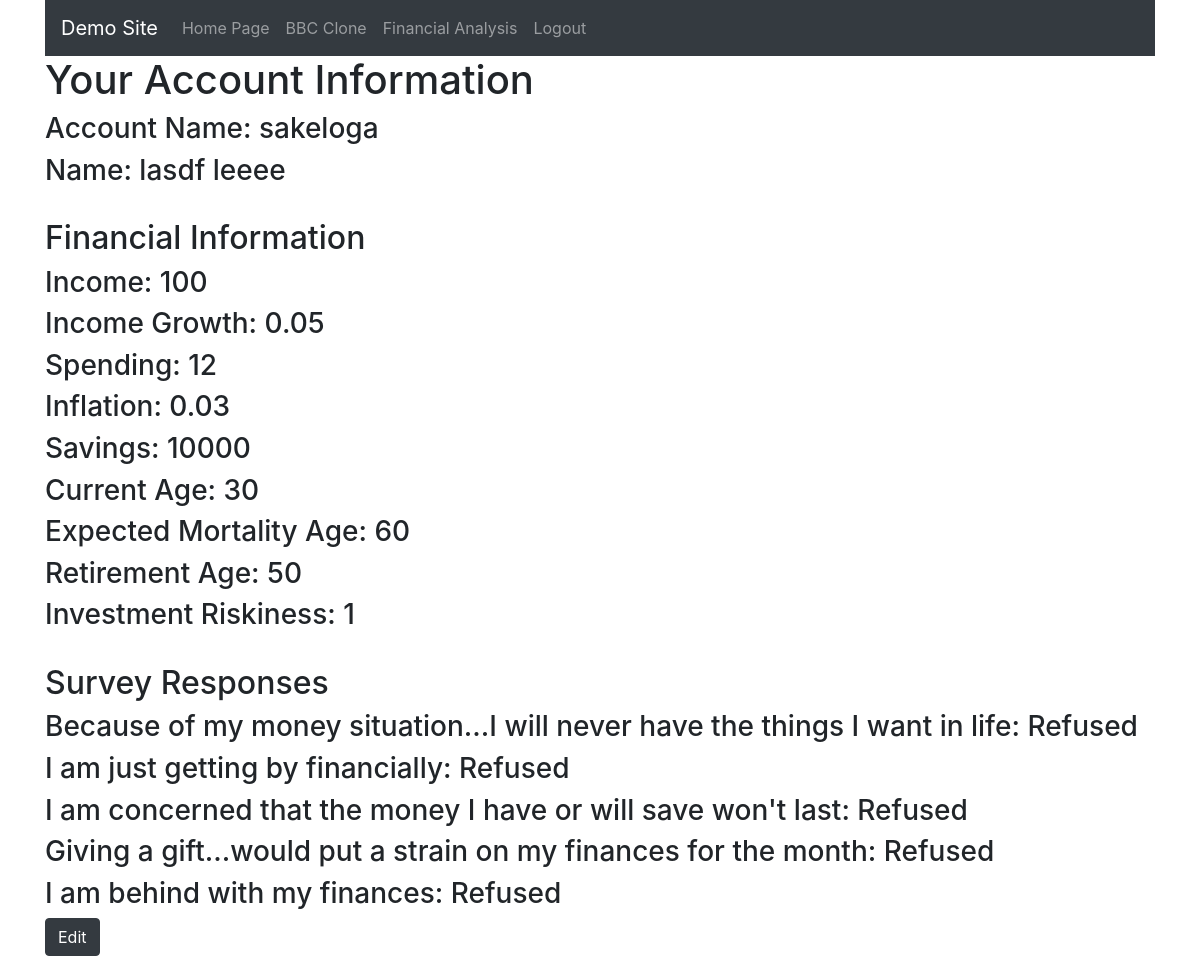
/finance/profile/sakeloga/ (signed in), run on the app's committed database.
### finance/models.py (models this page shows, shortened)
class FinancialInfo(models.Model):
    user=models.OneToOneField(User, on_delete=models.CASCADE, related_name='financial_info')
    slug=models.SlugField(allow_unicode=True, null=True, default=None)
    income=models.PositiveIntegerField()
    income_growth=models.FloatField()
    spending=models.PositiveIntegerField()
    inflation=models.FloatField()
    savings=models.PositiveIntegerField()
    current_age=models.PositiveIntegerField()
    death_age=models.PositiveIntegerField()
    retirement_age=models.PositiveIntegerField()
    investment_risk_choices=[(1,'Extremely Safe'),
                             (3, 'Low Risk'),
                             (5, 'Moderate Risk'),
                             (7, 'Risky'),
                             (9, 'Very Risky')
                            ]
    investment_risk=models.PositiveIntegerField(choices=investment_risk_choices, default=1)
    FWB1_3_choices= list(zip(['Not at all','Very little','Somewhat','Very well','Completely','Refused'],['Not at all','Very little','Somewhat','Very well','Completely','Refused']))
    FWB1_5_choices= list(zip(['Not at all','Very little','Somewhat','Very well','Completely','Refused'],['Not at all','Very little','Somewhat','Very well','Completely','Refused']))
    FWB1_6_choices= list(zip(['Not at all','Very little','Somewhat','Very well','Completely','Refused'],['Not at all','Very little','Somewhat','Very well','Completely','Refused']))
    FWB2_1_choices= list(zip(['Never','Rarely', 'Sometimes', 'Often', 'Always', 'Refused'],['Never','Rarely', 'Sometimes', 'Often', 'Always', 'Refused']))
    FWB2_3_choices= list(zip(['Never','Rarely', 'Sometimes', 'Often', 'Always', 'Refused'],['Never','Rarely', 'Sometimes', 'Often', 'Always', 'Refused']))
    FWB1_3=models.CharField(max_length=300, choices=FWB1_3_choices, default='Refused')
    FWB1_5=models.CharField(max_length=300, choices=FWB1_5_choices, default='Refused')
    FWB1_6=models.CharField(max_length=300, choices=FWB1_6_choices, default='Refused')
    FWB2_1=models.CharField(max_length=300, choices=FWB2_1_choices, default='Refused')
    FWB2_3=models.CharField(max_length=300, choices=FWB2_3_choices, default='Refused')

### finance/views.py (the view)
# urls.py: path('profile/<slug>/',views.FinancialProfileView.as_view(),name='profile')
class FinancialProfileView(LoginRequiredMixin,DetailView):
    context_object_name='financial_info'
    model=FinancialInfo
    template_name='finance/profile.html'
    def get_context_data(self, **kwargs):
        context=super().get_context_data(**kwargs)
        for k,v in predictor_description.items():
            key=k+'_description'
            context[key]=str(v)
        return context

### finance/templates/finance/profile.html (shortened to what this page needs)
{% extends 'base.html' %}
{% block content_block %}
    <h1>Your Account Information</h1>
    <h3>Account Name: {{financial_info.user.username}}</h3>
    <h3>Name: {{financial_info.user.first_name}} {{financial_info.user.last_name}}</h3>
    <br>
    <h2>Financial Information</h2>
    <h3>Income: {{financial_info.income}}</h3>
    <h3>Income Growth: {{financial_info.income_growth}}</h3>
    <h3>Spending: {{financial_info.spending}}</h3>
    <h3>Inflation: {{financial_info.inflation}}</h3>
    <h3>Savings: {{financial_info.savings}}</h3>
    <h3>Current Age: {{financial_info.current_age}}</h3>
    <h3>Expected Mortality Age: {{financial_info.death_age}}</h3>
    <h3>Retirement Age: {{financial_info.retirement_age}}</h3>
    <h3>Investment Riskiness: {{financial_info.investment_risk}}</h3>
    <br>
    <h2>Survey Responses</h2>
    <h3>{{ FWB1_3_description}}: {{financial_info.FWB1_3}}</h3>
    <h3>{{ FWB1_5_description }}: {{financial_info.FWB1_5}}</h3>
    <h3>{{ FWB1_6_description }}: {{financial_info.FWB1_6}}</h3>
    <h3>{{ FWB2_1_description }}: {{financial_info.FWB2_1}}</h3>
    <h3>{{ FWB2_3_description }}: {{financial_info.FWB2_3}}</h3>
    <a href="{% url 'finance:update' slug=user.financial_info.slug %}" class='btn btn-dark'>Edit</a>
{% endblock %}

### templates/base.html (shortened to what this page needs)
<!DOCTYPE html>
<html lang="en">
<head>
    <link rel="stylesheet" href="https://stackpath.bootstrapcdn.com/bootstrap/4.3.1/css/bootstrap.min.css">
    <link href="https://cdn.bokeh.org/bokeh/release/bokeh-1.2.0.min.css" rel="stylesheet" type="text/css">
    <link href="https://cdn.bokeh.org/bokeh/release/bokeh-widgets-1.2.0.min.css" rel="stylesheet" type="text/css">
    <link href="https://cdn.bokeh.org/bokeh/release/bokeh-tables-1.2.0.min.css" rel="stylesheet" type="text/css">
</head>
<body>
    <div class='container'>
    <nav class='navbar navbar-expand-lg navbar-dark bg-dark'>
        <a class='navbar-brand' href="{% url 'home' %}">Demo Site</a>
        <div class='collapse navbar-collapse' id='navListItems'>
            <ul class='navbar-nav mr-auto'>
                <li class='nav-item'>
                    <a class='nav-link' href="{% url 'home' %}">Home Page</a>
                </li>
                <li>
                    <a class='nav-link' href="{% url 'bbc_clone:clone' %}">BBC Clone</a>
                </li>
                {% if user.is_authenticated %}
                <li>
                    <a class='nav-link' href="{% url 'finance:index' %}">Financial Analysis</a>
                </li>
                <li>
                    <a class='nav-link' href="{% url 'accounts:logout' %}">Logout</a>
                </li>
                {% endif %}
            </ul>
        </div>
    </nav>
    </div>
    <div class='container'>
        {% block content_block %}
        {% endblock %}
    </div>
</body>
</html>

### data on the page
FinancialInfo: user.username "sakeloga", user.first_name "lasdf", user.last_name "leeee", income "100", income_growth "0.05", spending "12", inflation "0.03", savings "10000", current_age "30", death_age "60", retirement_age "50", investment_risk "1", FWB1_3 "Refused", FWB1_5 "Refused", FWB1_6 "Refused", FWB2_1 "Refused", FWB2_3 "Refused"

### other printed values
{{ FWB1_3_description }} "Because of my money situation...I will never have the things I want in life"
{{ FWB1_5_description }} "I am just getting by financially"
{{ FWB1_6_description }} "I am concerned that the money I have or will save won't last"
{{ FWB2_1_description }} "Giving a gift...would put a strain on my finances for the month"
{{ FWB2_3_description }} "I am behind with my finances"
